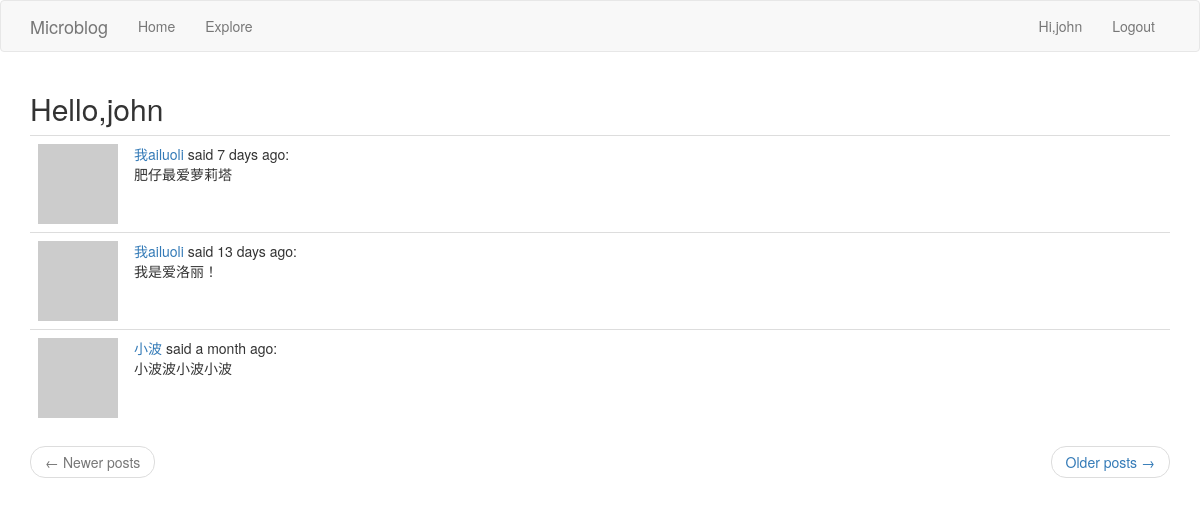
The page /explore (signed in) on the database as committed earlier.
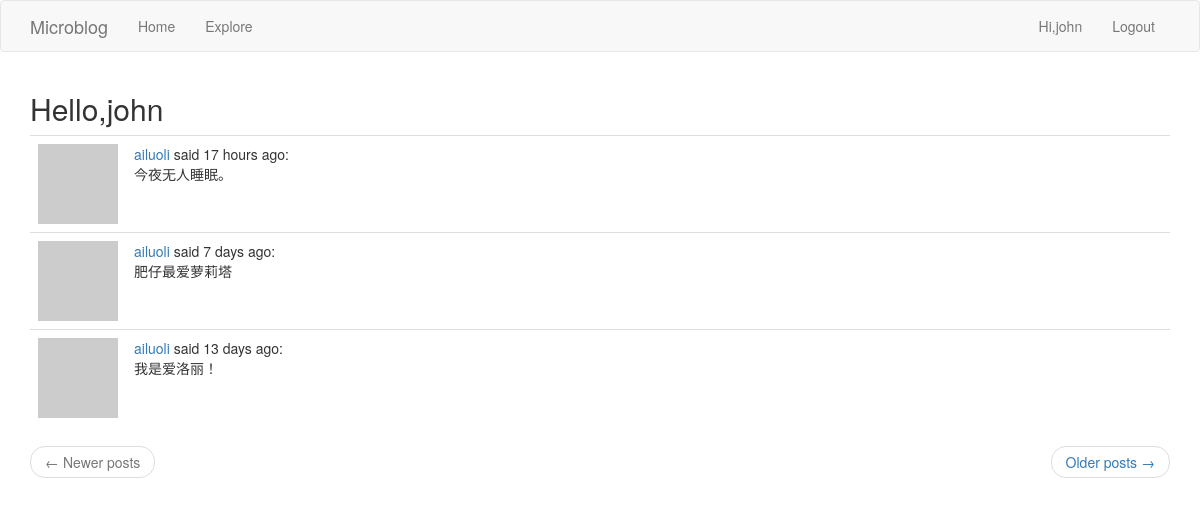
The same page on the database as committed later.
### app/models.py (models this page shows, shortened)
class User(UserMixin, db.Model):
	id = db.Column(db.Integer, primary_key=True)
	username = db.Column(db.String(64), index=True, unique=True)
	email = db.Column(db.String(120), index=True, unique=True)
	password_hash = db.Column(db.String(128))
	posts = db.relationship('Post', backref='author', lazy='dynamic')
	about_me = db.Column(db.String(140))
	last_seen = db.Column(db.DateTime, default=datetime.utcnow())
	followed = db.relationship(
		'User',
		secondary=followers,
		primaryjoin=(followers.c.follower_id == id),
		secondaryjoin=(followers.c.followed_id == id),
		backref=db.backref('followers', lazy='dynamic'),
		lazy='dynamic'
	)
	def avatar(self, size):
		digest = md5(self.email.lower().encode('utf-8')).hexdigest()
		return 'https://www.gravatar.com/avatar/{}?d=identicon&s={}'.format(digest, size)

class Post(db.Model):
	id = db.Column(db.Integer, primary_key=True)
	body = db.Column(db.String(1024))
	timestamp = db.Column(db.DateTime, index=True, default=datetime.utcnow)
	user_id = db.Column(db.Integer, db.ForeignKey('user.id'))

### app/routes.py (the view)
@app.route('/explore')
@login_required
def explore():
	page = request.args.get('page', 1, type=int)
	posts = Post.query.order_by(Post.timestamp.desc()).paginate(page, app.config['POSTS_PER_PAGE'], False)
	next_url = url_for('explore', page=posts.next_num) if posts.has_next else None
	prev_url = url_for('explore', page=posts.prev_num) if posts.has_prev else None
	return render_template('index.html', title=_('Explore'), posts=posts.items, next_url=next_url, prev_url=prev_url)

### app/models.py (called while the page is built)
@login.user_loader
def load_user(id):
	return User.query.get(int(id))

### app/routes.py (called while the page is built)
@app.before_request
def before_request():
	if current_user.is_authenticated:
		current_user.last_seen = datetime.utcnow()
		db.session.commit()
	g.locale = 'zh_CN' if str(get_locale()).startswith('zh') else str(get_locale())

### app/templates/index.html (shortened to what this page needs)
{% extends "base.html" %}
{% import 'bootstrap/wtf.html' as wtf %}
{% block app_content %}
    <h2>{{ _('Hello,%(username)s',username=current_user.username) }}</h2>
    <table class="table table-hover">
        {% for post in posts %}
            {% include '_post.html' %}
        {% endfor %}
    </table>
    <nav aria-label="...">
        <ul class="pager">
            <li class="previous{% if not prev_url %} disabled{% endif %}">
                <a href="{{ prev_url or '#' }}">
                    <span aria-hidden="true">&larr;</span> {{ _('Newer posts') }}
                </a>
            </li>
            <li class="next{% if not next_url %} disabled{% endif %}">
                <a href="{{ next_url or '#' }}">
                    {{ _('Older posts') }} <span aria-hidden="true">&rarr;</span>
                </a>
            </li>
        </ul>
    </nav>
{% endblock %}

### app/templates/base.html (shortened to what this page needs)
{% extends "bootstrap/base.html" %}
{% block navbar %}
    <nav class="navbar navbar-default">
        <div class="container">
            <div class="navbar-header">
                <a class="navbar-brand" href="{{ url_for('index') }}">Microblog</a>
            </div>
            <div class="collapse navbar-collapse" id="bs-example-navbar-collapse-1">
                <ul class="nav navbar-nav">
                    <li><a href="{{ url_for('index') }}">{{ _('Home') }}</a></li>
                    <li><a href="{{ url_for('explore') }}">{{ _('Explore') }}</a></li>
                </ul>
                <ul class="nav navbar-nav navbar-right">
                    {% if current_user.is_anonymous %}
                        <li><a href="{{ url_for('login') }}">{{ _('Login') }}</a></li>
                    {% else %}
                        <li>
                            <a href="{{ url_for('user', username=current_user.username) }}">{{ _('Hi,%(username)s',username=current_user.username) }}</a>
                        </li>
                        <li><a href="{{ url_for('logout') }}">{{ _('Logout') }}</a></li>
                    {% endif %}
                </ul>
            </div>
        </div>
    </nav>
{% endblock %}
{% block content %}
    <div class="container">
        {% block app_content %}{% endblock %}
    </div>
{% endblock %}

### app/templates/_post.html (shortened to what this page needs)
<tr align="top">
    <td width="70px">
        <a href="{{ url_for('user', username=post.author.username) }}">
            <img src="{{ post.author.avatar(70) }}">
        </a>
    </td>
    <td>
        {{ _('%(username)s said %(when)s', username=user_link, when=moment(post.timestamp).fromNow()) }}:
        <br>
        {{ post.body }}
    </td>
</tr>

Rows that differ between the two databases and show on the page:
no longer on this page (row unchanged): Post: body "小波波小波小波"
added Post: body "今夜无人睡眠。"
computed for Post "肥仔最爱萝莉塔": timestamp "我ailuoli said 7 days ago" → "ailuoli said 7 days ago"
computed for Post "我是爱洛丽！": timestamp "我ailuoli said 13 days ago" → "ailuoli said 13 days ago"
